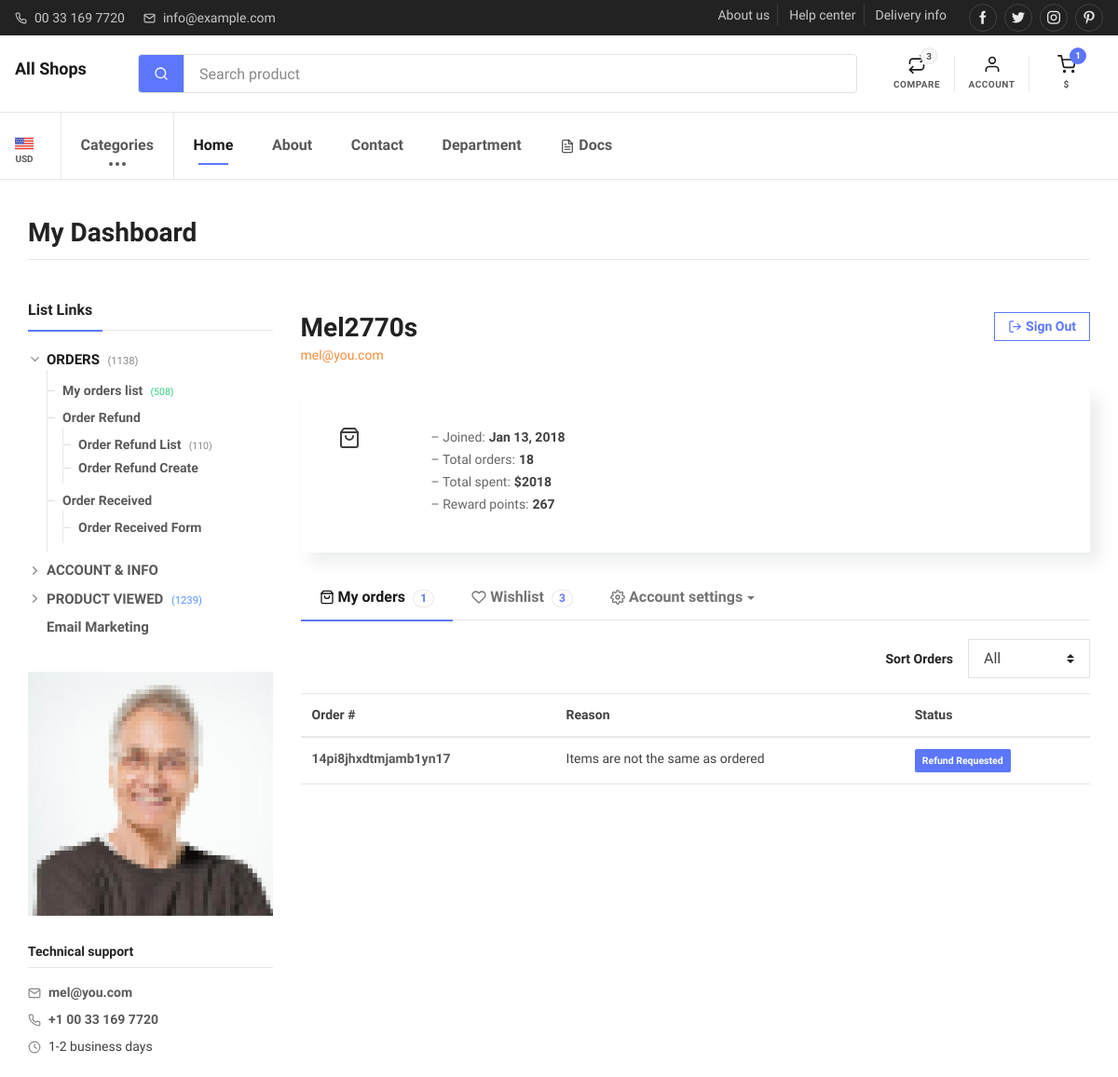
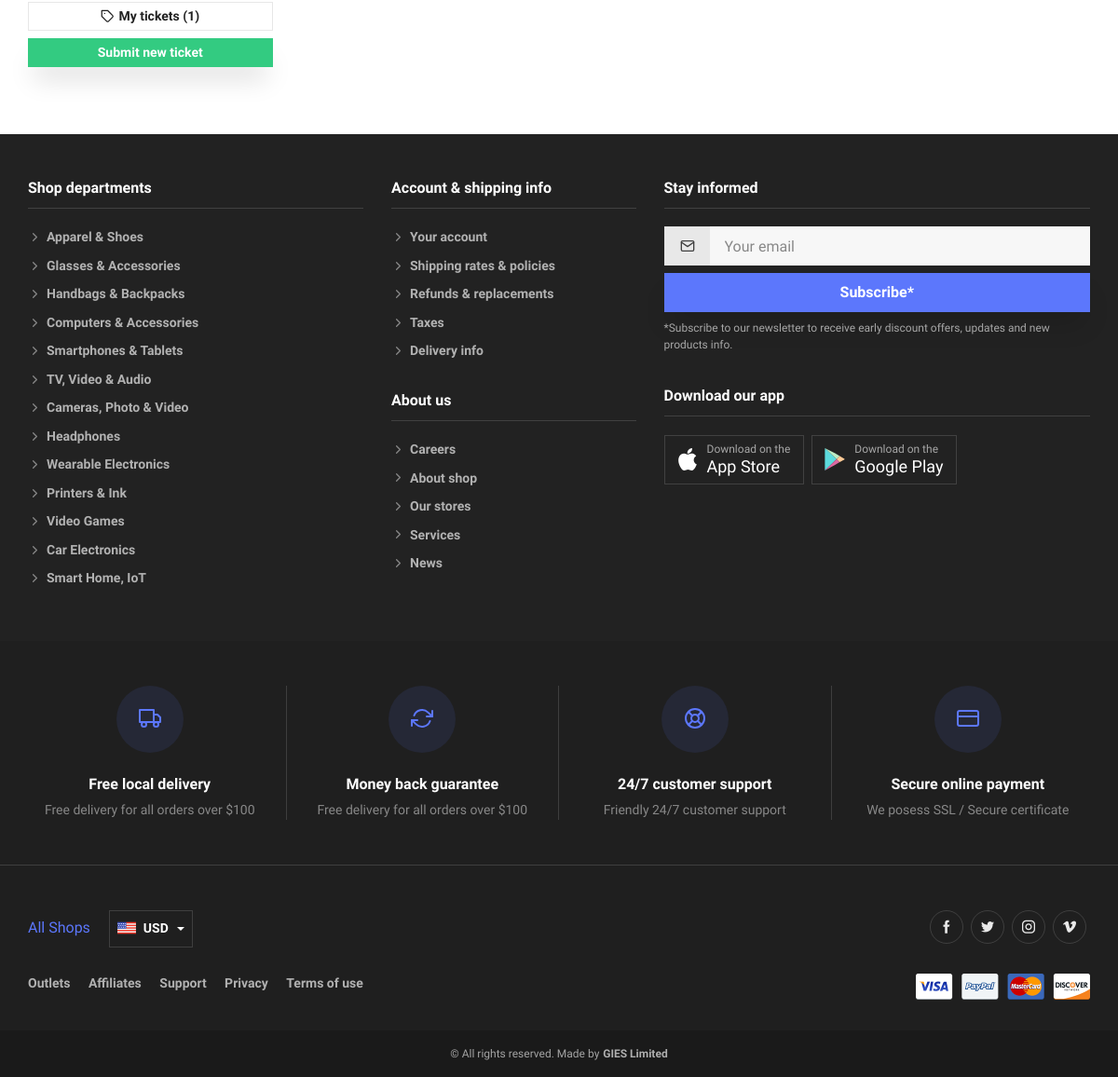
Page /orders/refunds/ (signed in) on the committed database (2 pictures, top to bottom).
### orders/models.py (models this page shows, shortened)
class Order(models.Model):
    user             = models.ForeignKey(settings.AUTH_USER_MODEL, on_delete=models.CASCADE)
    ref_code         = models.CharField(max_length=20, blank=True, null=True)
    items            = models.ManyToManyField(OrderProduct)
    start_date       = models.DateTimeField(auto_now_add=True)
    ordered_date     = models.DateTimeField()
    ordered          = models.BooleanField(default=False)
    shipping_address = models.ForeignKey(
        Address, related_name='shipping_address', on_delete=models.SET_NULL, blank=True, null=True)
    billing_address  = models.ForeignKey(
        Address, related_name='billing_address', on_delete=models.SET_NULL, blank=True, null=True)
    payment          = models.ForeignKey('Payment', on_delete=models.SET_NULL, blank=True, null=True)
    coupon           = models.ForeignKey('Coupon', on_delete=models.SET_NULL, blank=True, null=True)
    order_subtotal   = models.DecimalField(decimal_places=2, max_digits=15, default=0.00)
    order_total      = models.DecimalField(decimal_places=2, max_digits=15, default=0.00)
    status           = models.CharField(max_length=120, default='created', choices=ORDER_STATUS_CHOICES)
    being_delivered  = models.BooleanField(default=False)
    being_received   = models.BooleanField(default=False)
    refund_requested = models.BooleanField(default=False)
    refund_granted   = models.BooleanField(default=False)
    updated_time     = models.DateTimeField(auto_now=True)
    created_time     = models.DateTimeField(auto_now_add=True)
    class Meta:
        ordering = ['-ordered_date']
    def get_absolute_url(self):
        return reverse('orders:orderDetails', kwargs={'pk': self.pk})
    def get_order_id(self):
        return self.ref_code
    def get_order_status(self):# needs a fix
        if self.being_delivered:
            return 'Delivered'
        elif self.being_received:
            return 'Received'
        elif self.refund_requested:
            return 'Refund Requested'
        elif self.refund_granted:
            return 'Refund Granted'
        else:
            return 'Ordered'

class Refund(models.Model):
    order        = models.ForeignKey(Order, on_delete=models.CASCADE)
    reason       = models.TextField()
    accepted     = models.BooleanField(default=False)
    updated_time = models.DateTimeField(auto_now=True)
    created_time = models.DateTimeField(auto_now_add=True)

### orders/views.py (the view)
# urls.py: path('refunds/', RefundRequestListView.as_view(), name='refundRequestList'),
class RefundRequestListView(LoginRequiredMixin, ListView):
    template_name = 'orders/order_refund_request_list.html'
    paginate_by = 2
    model = Refund

### templates/orders/order_refund_request_list.html (shortened to what this page needs)
{% extends "profiles/profile_layout.html" %}
{% block activity %}
{% if request.user.is_authenticated %}
  <div class="d-flex justify-content-end pb-3">
    <div class="form-inline">
      <label class="mr-3" for="order-sort">Sort Orders</label>
      <select class="form-control custom-select" id="order-sort">
        <option>All</option>
      </select>
    </div>
  </div>
  <div class="table-responsive font-size-sm">
    <table class="table table-hover mb-0">
      <thead>
        <tr>
          <th>Order #</th>
          <th>Reason</th>
          <th>Status</th>
        </tr>
      </thead>
      <tbody>
        {% for refund in object_list %}
        <tr>
          <td><a class="nav-link-inline" href="{{refund.order.get_absolute_url}}">{{refund.order.get_order_id}}</a></td>
          <td>{{refund.reason}}</td>
          <td>
            {% if refund.order.refund_requested %}
              <span class="badge badge-primary p-2 m-0">{{refund.order.get_order_status}}</span>
            {% elif refund.order.refund_granted %}
              <span class="badge badge-success p-2 m-0">{{refund.order.get_order_status}}</span>
            {% else %}
              <span class="badge badge-danger p-2 m-0">{{refund.order.get_order_status}}</span>
            {% endif %}
          </td>
        </tr>
        {% empty %}
        <tr>
          <td>
            <div class="h4 font-weight-semibold text-warning">You have no refund request.</div>
          </td>
        </tr>
        {% endfor %}
      </tbody>
    </table>
  </div>
  <hr class="">
  {% include 'includes/pagination.html' %}
{% endif %}
{% endblock activity %}

### templates/profiles/profile_layout.html (shortened to what this page needs)
{% load static %}
{% url 'orders:orderList' as order_list_url %}
{% url 'orders:refundRequestList' as order_refund_list_url %}
{% url 'orders:refundRequestCreate' as order_refund_create_url %}
{% url 'orders:orderReceivedCreate' as order_received_create_url %}
{% url 'profiles:userWishlist' as user_wishlist_url %}
{% url 'profiles:userProfile' as user_profile_url %}
<!DOCTYPE html>
<html lang="en">
  <head>
    {% include 'snippets/css.html' %}
  </head>
  <body>
    {% include 'includes/header.html' %}
    {% if request.user.is_authenticated %}
    <div class="" id="UserDashboard">
      <div class="page-title-wrapper" aria-label="Page title">
        <div class="container">
          <h3>My Dashboard</h3>
          <hr class="mt-2">
        </div>
      </div>
      <div class="container pb-5 mb-4">
        <div class="row">
          <div class="col-lg-3">
            <div class="offcanvas-sidebar">
              <div class="offcanvas-sidebar-body">
                <div class="offcanvas-sidebar-body-inner">
                  <div class="widget widget-categories mb-4 py-1">
                    <h3 class="widget-title">List Links</h3>
                    <ul id="shopCategories">
                      <li class="has-children"><a href="#computers" data-toggle="collapse"><i class="widget-categories-indicator" data-feather="chevron-down"></i>ORDERS<span class="badge text-muted ml-1">(1138)</span></a>
                        <ul class="collapse show" id="computers" data-parent="#shopCategories">
                          <li><a href="{{order_list_url}}">My orders list<span class="badge text-success ml-1">(508)</span></a>
                          </li>
                          <li><a href="#">Order Refund</a>
                            <ul>
                              <li><a href="{{order_refund_list_url}}">Order Refund List<span class="badge text-muted ml-1">(110)</span></a></li>
                              <li><a href="{{order_refund_create_url}}">Order Refund Create</a></li>
                            </ul>
                          </li>
                          <li><a href="#">Order Received</a>
                            <ul>
                              <li><a href="{{order_received_create_url}}">Order Received Form</a></li>
                            </ul>
                          </li>
                        </ul>
                      </li>
                      <li class="has-children"><a class="collapsed" href="#tv" data-toggle="collapse"><i class="widget-categories-indicator" data-feather="chevron-down"></i>ACCOUNT &amp; INFO</a>
                      </li>
                      <li class="has-children"><a class="collapsed" href="#headphones" data-toggle="collapse"><i class="widget-categories-indicator" data-feather="chevron-down"></i>PRODUCT VIEWED<span class="badge text-info ml-1">(1239)</span></a>
                      </li>
                      <li class=""><a href="{% url 'profiles:emailMarketing' %}">Email Marketing</a>
                      </li>
                    </ul>
                  </div>
                </div>
              </div>
            </div>
            <div class="" id="UserPicture">
              <a class="gallery-item mb-grid-gutter mx-auto" href="#" style="max-width: 18.75rem;"><img src="{% static 'dist/img/account/customer-lg.jpg' %}" alt="Photo">
                </a>
              <div class="d-none d-lg-block">
                <h6 class="font-size-sm mb-3 pb-2 border-bottom">Technical support</h6>
                <ul class="list-unstyled">
                  <li class="font-size-sm mb-2"><i class="text-muted mr-2" data-feather="mail" style="width: .875rem; height: .875rem;"></i><a class="nav-link-inline" href="mailto:support@example.com">{{user.email}}</a></li>
                  <li class="font-size-sm mb-2"><i class="text-muted mr-2" data-feather="phone" style="width: .875rem; height: .875rem;"></i><a class="nav-link-inline" href="tel:+100331697720">+1 00 33 169 7720</a></li>
                  <li class="font-size-sm mb-2"><i class="text-muted mr-2" data-feather="clock" style="width: .875rem; height: .875rem;"></i>1-2 business days</li>
                </ul>
                <div class="pt-2"><a class="btn btn-outline-secondary btn-sm btn-block" href="#"><i class="mr-1" data-feather="tag"></i>My tickets (1)</a><a class="btn btn-success btn-sm btn-block" href="#" data-toggle="modal" data-target="#open-ticket">Submit new ticket</a></div>
              </div>
            </div>
          </div>
          <div class="col-lg-9">
            <div class="pb-5 mb-sm-4">
              <div class="row">
                <div class="col-lg-12 offset-xl-/1">
                  <div class="d-flex flex-wrap justify-content-between pb-4">
                    <div class="pt-3 mr-3">
                      <h3 class="mb-0">{{user|capfirst}}</h3><span class="font-size-sm text-warning">{{user.email}}</span>
                    </div>
                    <div class="pt-3"><a class="btn btn-outline-primary btn-sm" href="{% url 'account_logout' %}"><i class="mr-1" data-feather="log-out"></i>Sign Out</a></div>
                  </div>
                  <div class="" data-aos="fade-up" data-aos-delay="200">
                    <div class="box">
                      <div class="icon"><i class="bi bi-card-checklist" data-feather="shopping-bag"></i></div>
                      <p class="description"><span class="opacity-80">&ndash; Joined:</span><span class="font-weight-semibold ml-1">Jan 13, 2018</span></p>
                      <p class="description"><span class="opacity-80">&ndash; Total orders:</span><span class="font-weight-semibold ml-1">18</span></p>
                      <p class="description"><span class="opacity-80">&ndash; Total spent:</span><span class="font-weight-semibold ml-1">$2018</span></p>
                      <p class="description"><span class="opacity-80">&ndash; Reward points:</span><span class="font-weight-semibold ml-1">267</span></p>
                    </div>
                  </div>
                  <ul class="nav nav-tabs d-none d-sm-flex mt-4">
                    <li class="nav-item"><a class="nav-link active" href="{{order_list_url}}"><i data-feather="shopping-bag"></i>&nbsp;My orders<span class="badge badge-pill badge-secondary bg-0 border ml-2"><span class="text-primary">1</span></span></a></li>
                    <li class="nav-item"><a class="nav-link" href="{{user_wishlist_url}}"><i data-feather="heart"></i>&nbsp;Wishlist<span class="badge badge-pill badge-secondary bg-0 border ml-2"><span class="text-primary">3</span></span></a></li>
                    <li class="nav-item dropdown"><a class="nav-link dropdown-toggle" href="#" data-toggle="dropdown"><i data-feather="settings"></i>&nbsp;Account settings</a>
                    </li>
                  </ul>
                  {% block activity %}{% endblock activity %}
                </div>
              </div>
            </div>
          </div>
        </div>
      </div>
    </div>
    {% endif %}
    {% include 'includes/footer.html' %}
  </body>
</html>

### templates/includes/header.html (shortened to what this page needs)
{% load static %}
{% load cart_template_tags %}
{% load i18n %}
{% load account socialaccount %}
{% url 'products:productComparison' as product_comparison_url %}
{% url 'products:productQuery' as product_query_url %}
<div class="navbar bg-dark py-1 px-0" style="">
  <div class="container px-3">
    <ul class="list-inline mb-0 d-none d-lg-inline-block">
      <li class="list-inline-item opacity-75 mr-2"><i class="text-light mr-2" data-feather="phone" style="width: 13px; height: 13px;"></i><a class="text-light font-size-sm py-1 pl-0 pr-2" href="tel:00331697720">00 33 169 7720</a></li>
      <li class="list-inline-item opacity-75 mr-2"><i class="text-light mr-2" data-feather="mail" style="width: 13px; height: 13px;"></i><a class="text-light font-size-sm py-1 pl-0 pr-2" href="mailto:info@example.com">info@example.com</a></li>
    </ul>
    <div class="d-flex">
      <ul class="list-inline mb-0 d-none d-lg-block">
        <li class="list-inline-item mr-2"><a class="text-light font-size-sm opacity-75 py-1 pl-0 pr-2 border-right border-light" href="#">About us</a></li>
        <li class="list-inline-item mr-2"><a class="text-light font-size-sm opacity-75 py-1 pl-0 pr-2 border-right border-light" href="#">Help center</a></li>
        <li class="list-inline-item mr-2"><a class="text-light font-size-sm opacity-75 py-1 pl-0 pr-2" href="#">Delivery info</a></li>
      </ul>
      <div class="d-flex flex-nowrap"><a class="social-btn sb-facebook sb-light sb-sm ml-2" href="#"><i class="flaticon-facebook"></i><span class="sr-only">Facebook</span></a><a class="social-btn sb-twitter sb-light sb-sm ml-2" href="#"><i class="flaticon-twitter"></i><span class="sr-only">Twitter</span></a><a class="social-btn sb-instagram sb-light sb-sm ml-2" href="#"><i class="flaticon-instagram"></i><span class="sr-only">Instagram</span></a><a class="social-btn sb-pinterest sb-light sb-sm ml-2" href="#"><i class="flaticon-pinterest"></i><span class="sr-only">Pinterest</span></a></div>
    </div>
  </div>
</div>
<header class="navbar navbar-expand-lg navbar-light bg-light px-0">
  <div class="container flex-sm-nowrap px-3">
    <a class="navbar-brand mr-0 mr-sm-4 h2" style="min-width: 100px;" href="/">All Shops</a>
    <div class="navbar-btns d-flex position-relative order-sm-3">
      <a class="navbar-btn bg-0 my-3 border-left-0 navbar-collapse-hidden" href="{{product_comparison_url}}"><span class="d-block position-relative"><span class="navbar-btn-badge bg-secondary border">3</span><i class="mx-auto mb-1" data-feather="repeat"></i>Compare</span></a>
      {% if not request.user.is_authenticated %}
        <a class="navbar-btn bg-0 my-3" href="#offcanvas-account" data-toggle="offcanvas">
          <i class="mx-auto mb-1" data-feather="log-in"></i>Sign In/Up</a>
      {% else %}
        <a class="navbar-btn bg-0 my-3" href="#offcanvas-profile" data-toggle="offcanvas"><i class="mx-auto mb-1" data-feather="user"></i>Account</a>
        <a class="navbar-btn bg-0 my-3" href="#offcanvas-cart" data-toggle="offcanvas">
          <span class="d-block position-relative"><span class="navbar-btn-badge bg-primary text-light">{{ request.user|cart_item_count }}</span><i class="mx-auto mb-1" data-feather="shopping-cart"></i>${{ object.get_total }}</span>
        </a>
      {% endif %}
    </div>
    <div class="flex-grow-1 pb-3 pt-sm-3 my-1 px-sm-2 pr-lg-4 order-sm-2">
      <form method='GET' action='{{product_query_url}}' class="search-form" >
      <div class="input-group flex-nowrap">
        <div class="input-group-prepend"><button type="submit" class="input-group-text rounded-left bg-primary" id="search-icon"><i style="color:white;" data-feather="search"></i></button></div>
        <input class="form-control rounded-right" name='productSearch' value='{{ request.GET.productSearch }}' type="text" id="site-search" placeholder="Search product" aria-label="Search site" aria-describedby="search-icon">
      </div>
      </form>
    </div>
  </div>
</header>
<div class="navbar navbar-expand-lg navbar-light bg-light px-0">
  <div class="container px-3">
    <div class="collapse navbar-collapse" id="menu">
      <div class="navbar-lang-switcher dropdown pr-2">
        <div class="dropdown-toggle" data-toggle="dropdown"><img width="20" src="{% static 'dist/img/flags/en.png' %}" alt="English"/><span>USD</span>
        </div>
      </div>
      <ul class="navbar-nav">
        <li class="nav-item dropdown mega-dropdown dropdown-more"><a class="nav-link dropdown-toggle" href="#" data-toggle="dropdown">Categories<i data-feather="more-horizontal"></i></a>
        </li>
        <li class="nav-item dropdown mega-dropdown active"><a class="nav-link dropdown-toggle" href="#" data-toggle="dropdown">Home</a>
        </li>
        <li class="nav-item"><a class="nav-link" href="#">About</a></li>
        <li class="nav-item"><a class="nav-link" href="#">Contact</a></li>
        <li class="nav-item dropdown"><a class="nav-link dropdown-toggle" href="#" data-toggle="dropdown">Department</a>
        </li>
        <li class="nav-item dropdown"><a class="nav-link dropdown-toggle" href="#" data-toggle="dropdown"><i class="mr-1" data-feather="file-text"></i>Docs</a>
        </li>
      </ul>
    </div>
  </div>
</div>

### rows in the picture
Refund: order.get_order_id "14pi8jhxdtmjamb1yn17", reason "Items are not the same as ordered", order.get_order_status "Refund Requested"

### other values in the picture
{{ request.user|cart_item_count }} "1"
{{ user.email }} "mel@you.com"
{{ user|capfirst }} "Mel2770s"
